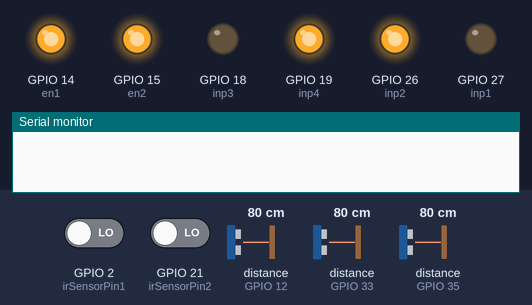
This sketch was run on a simulated ESP32. Shown: output pins drawn as LEDs (lit = HIGH), the last lines printed to the serial monitor. Wiring (inferred from the names in the program): 3 × ultrasonic range finder: trigger GPIO 13, echo GPIO 12 / trigger GPIO 25, echo GPIO 35 / trigger GPIO 32, echo GPIO 33. Dashed ring = blinking. The inputs (shaded band) are chosen by the test bench; at power-on: distance to the obstacle (sensors on GPIO 12, GPIO 33, GPIO 35) 80 cm, GPIO 2 (irSensorPin1) LOW, GPIO 21 (irSensorPin2) LOW. The echo pulse lasts 58.3 µs per cm; pins used as bus, display or sensor lines are not drawn.

Above: at 1.2 s.
1.3 s: distance to the obstacle (sensor on GPIO 12) set to 24 cm
2.8 s: distance to the obstacle (sensor on GPIO 12) set to 20 cm
At 3.2 s:
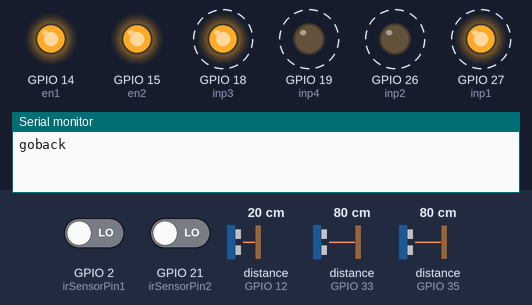
5.8 s: GPIO 2 (irSensorPin1) driven HIGH
At 7.05 s:
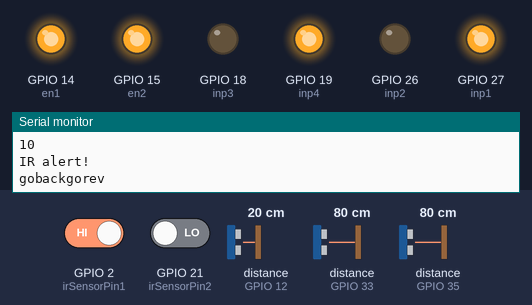
8.7 s: GPIO 2 (irSensorPin1) driven LOW
At 10.63 s:
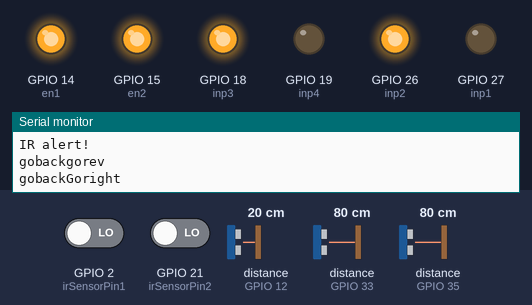
11.7 s: distance to the obstacle (sensor on GPIO 33) set to 120 cm
14.7 s: distance to the obstacle (sensor on GPIO 33) set to 2 cm
Timing chart, 0 to 18.7 s (numbered marks = the images above; inputs shaded):
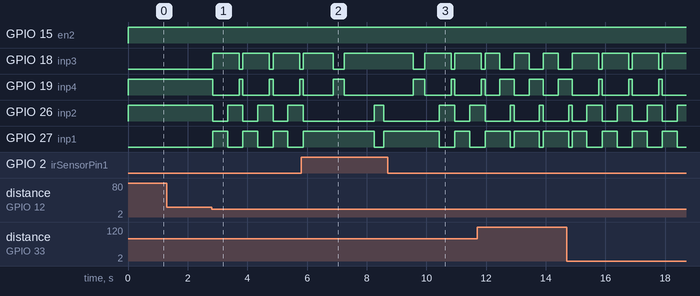

Measured:
- the behaviour switches between 23 and 22 cm on distance to the obstacle (sensor on GPIO 12) (found by bisection; images 0 and 1)
- after the input at 1.3 s, every drawn part: stays the same
- after the input at 2.8 s, GPIO 18 (inp3): alternates HIGH for 0.89 s and LOW for 0.12 s, starting at once; GPIO 19 (inp4): alternates HIGH for 0.12 s and LOW for 0.89 s, starting at once; GPIO 26 (inp2): alternates HIGH for 0.51 s and LOW for 0.50 s, starting at once; GPIO 27 (inp1): alternates HIGH for 0.50 s and LOW for 0.51 s, starting at once

The sketch:

Obstacle_avoidance.ino
```cpp
const int trigPin_1 = 13;
const int echoPin_1 = 12 ;
const int trigPin_2 = 32;
const int echoPin_2 = 33;
const int trigPin_3 = 25;
const int echoPin_3 = 35;
const float threshold = 22;
const float threshold_diagonal=18;
const int irSensorPin1 = 2;
const int irSensorPin2 = 21;
const int inp1=27;
const int inp2=26;
const int inp3=18;
const int inp4=19;
const int en1=14;
const int en2=15;
int turnflag=0;
void goback(){

  digitalWrite(inp1,HIGH);
  digitalWrite(inp2,LOW);
  digitalWrite(inp4,LOW);
  digitalWrite(inp3,HIGH);
  delay(500);
}
void goback_RR(){
  analogWrite(en1,255);
  analogWrite(en2,255);
  digitalWrite(inp1,HIGH);
  digitalWrite(inp2,LOW);
  digitalWrite(inp4,LOW);
  digitalWrite(inp3,HIGH);
  delay(1000);
}
void goback_r(){
  digitalWrite(inp1,HIGH);
  digitalWrite(inp2,LOW);
  digitalWrite(inp4,LOW);
  digitalWrite(inp3,HIGH);
  delay(500);
}

void gorev(){

  digitalWrite(inp1,LOW);
  digitalWrite(inp2,HIGH);
  digitalWrite(inp4,LOW);
  digitalWrite(inp3,HIGH);
  delay(1000);

}

void goleft(){
  digitalWrite(inp1,HIGH);
  digitalWrite(inp2,LOW);
  digitalWrite(inp4,HIGH);
  digitalWrite(inp3,LOW);
  delay(350);
}

void goleft_RR(){
  digitalWrite(inp1,HIGH);
  digitalWrite(inp2,LOW);
  digitalWrite(inp4,HIGH);
  digitalWrite(inp3,LOW);
  delay(350);
}

void goright_RR(){
  digitalWrite(inp1,LOW);
  digitalWrite(inp2,HIGH);
  digitalWrite(inp4,LOW);
  digitalWrite(inp3,HIGH);
  delay(300);
}

void goright(){
  digitalWrite(inp1,LOW);
  digitalWrite(inp2,HIGH);
  digitalWrite(inp4,LOW);
  digitalWrite(inp3,HIGH);
  delay(390);
}

void gofwd(){
  digitalWrite(inp1,LOW);
  digitalWrite(inp2,HIGH);
  digitalWrite(inp4,HIGH);
  digitalWrite(inp3,LOW);
  delay(15);
}

void gofwdsmall(){

  digitalWrite(inp1,LOW);
  digitalWrite(inp2,HIGH);
  digitalWrite(inp4,HIGH);
  digitalWrite(inp3,LOW);
  delay(100);
}

void setup() {

  Serial.begin(115200);
  pinMode(trigPin_1, OUTPUT);
  pinMode(echoPin_1, INPUT);
  pinMode(trigPin_2, OUTPUT);
  pinMode(echoPin_2, INPUT);
  pinMode(trigPin_3, OUTPUT);
  pinMode(echoPin_3, INPUT);
  pinMode(irSensorPin1, INPUT);
  pinMode(irSensorPin2, INPUT);
  pinMode(inp1,OUTPUT);
  pinMode(inp2,OUTPUT);
  pinMode(inp3,OUTPUT);
  pinMode(inp4,OUTPUT);
  pinMode(en1,OUTPUT);
  pinMode(en2,OUTPUT);

}

void loop() {
  analogWrite(en1,255);
  analogWrite(en2,255);
  // gofwd();
  int flag_ir = 0;
  int flag_us = 0;

  int irSensorState1 = digitalRead(irSensorPin1);
  int irSensorState2 = digitalRead(irSensorPin2);

  long duration;
  digitalWrite(trigPin_1, LOW);
  delayMicroseconds(2);
  digitalWrite(trigPin_1, HIGH);
  delayMicroseconds(10);
  digitalWrite(trigPin_1, LOW);

  duration = pulseIn(echoPin_1, HIGH);
  float distance1 = duration * 0.034 / 2;
  // Serial.println(distance1);
  digitalWrite(trigPin_2, LOW);
  delayMicroseconds(2);
  digitalWrite(trigPin_2, HIGH);
  delayMicroseconds(10);
  digitalWrite(trigPin_2, LOW);

  duration = pulseIn(echoPin_2, HIGH);
  float distance2 = duration * 0.034 / 2;
  // Serial.println(distance2);
  // float distance2 = 15;

  digitalWrite(trigPin_3, LOW);
  delayMicroseconds(2);
  digitalWrite(trigPin_3, HIGH);
  delayMicroseconds(10);
  digitalWrite(trigPin_3, LOW);

  duration = pulseIn(echoPin_3, HIGH);

  float distance3 = duration * 0.034 / 2;
  // Serial.println(distance3);// float distance3=15;

  if (irSensorState1 == HIGH || irSensorState2 == HIGH) {
    Serial.print(irSensorState1);
    Serial.println(irSensorState2);
    flag_ir = 1;
    Serial.println("IR alert!");
  }
  // flag_ir=0;
  flag_us=US_combined(distance1,distance2,distance3);
  // Serial.println(irSensorState1,irSensorState2,distance1,distance2,distance3);
  // Serial.print(distance1);
  // Serial.print(distance2);
  // Serial.println(distance3);
  if (flag_ir == 1 || flag_us == 1) {
    // Serial.println("Topale alert!");
    // Serial.println("XXXXXXXXXXXXXXXXXXXXXXXXXXXXXXXXXXXXXXXXXXXXXXXXXXX");

    //Step 1 simon go back
    Serial.print("goback");
    // goback();

    //Step 2 check if IR alert
    //If ir alert simon turn back

    if(flag_ir == 1){
      Serial.println("gorev");
      goback_RR();
      if(turnflag==0){
        goleft_RR();
        turnflag=1;
      }
      else{
        goright_RR();
        turnflag=0;
      }
      // goleft_RR();
    }

    //else if US_1 has an alert , check dist2 and dist 3
    // turn to higher dist side
    //small move fwd
    else{
          goback();
      if(distance1<threshold){

          if(distance2>distance3){
            Serial.println("Goleft");
            goleft();
          }
          else{
            Serial.println("Goright");
            goright();
          }
          Serial.println("Gofwdsmall");
          gofwdsmall();
      }
      else if(distance2<threshold_diagonal){
        Serial.println("goleft");
        // goback_r();
        goleft();
      }
      else if(distance3<threshold_diagonal){
        Serial.println("goright");
        // goback_r();
        goright();
      }
}
     }
     else{
      // Serial.println("GOfwd");
      gofwd();

     }

  delay(10);
}


int US_combined(int distance1 , int distance2 , int distance3)
{
  int flag_ret=0;

  if (distance1 < threshold) {
    flag_ret = 1;
    // Serial.println(distance1);
    // Serial.println("US_1 Alert!");
  }
  if (distance2 < threshold_diagonal) {
    flag_ret = 1;
    // Serial.println("US_2 Alert!");
  }

  if (distance3 < threshold_diagonal) {
    flag_ret = 1;
    // Serial.println("US_3 Alert!");
  }

  return flag_ret;

}
```
